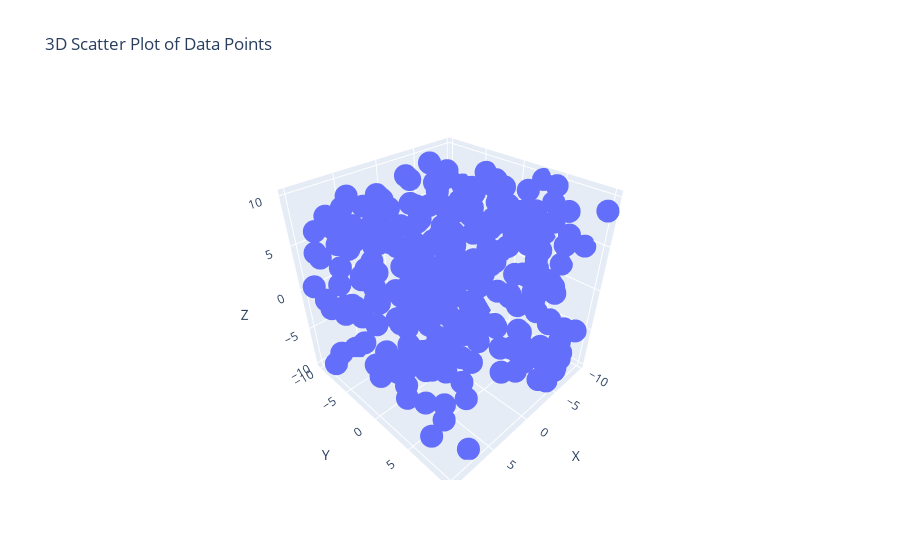

Notebook source saved alongside this figure:
### Markdown cell above
1. Using the given dataset, to generate a 3D scatter plot to visualize the distribution of data points in a threedimensional space.
np.random.seed(30)
data = {
    'X': np.random.uniform(-10, 10, 300),
    'Y': np.random.uniform(-10, 10, 300),
    'Z': np.random.uniform(-10, 10, 300)
}
df = pd.DataFrame(data)

### Code cell
import plotly.express as px
import numpy as np
import pandas as pd

np.random.seed(30)
data = {
    'X': np.random.uniform(-10, 10, 300),
    'Y': np.random.uniform(-10, 10, 300),
    'Z': np.random.uniform(-10, 10, 300)
}
df = pd.DataFrame(data)

fig = px.scatter_3d(df, x='X', y='Y', z='Z', title='3D Scatter Plot of Data Points')

fig.show()

### Figure 1 — Plotly figure (JSON) as saved in the notebook; plotly's stock layout.template omitted (floating-point values rounded to 4 significant figures; data arrays with more than 128 entries replaced by an {"elided": "..."} marker saying what was removed)
{"data": [{"hovertemplate": "X=%{x}<br>Y=%{y}<br>Z=%{z}<extra></extra>", "legendgroup": "", "marker": {"color": "#636efa", "symbol": "circle"}, "mode": "markers", "name": "", "scene": "scene", "showlegend": false, "type": "scatter3d", "x": {"elided": "300 float values"}, "y": {"elided": "300 float values"}, "z": {"elided": "300 float values"}}], "layout": {"legend": {"tracegroupgap": 0}, "scene": {"domain": {"x": [0, 1], "y": [0, 1]}, "xaxis": {"title": {"text": "X"}}, "yaxis": {"title": {"text": "Y"}}, "zaxis": {"title": {"text": "Z"}}}, "title": {"text": "3D Scatter Plot of Data Points"}}}
